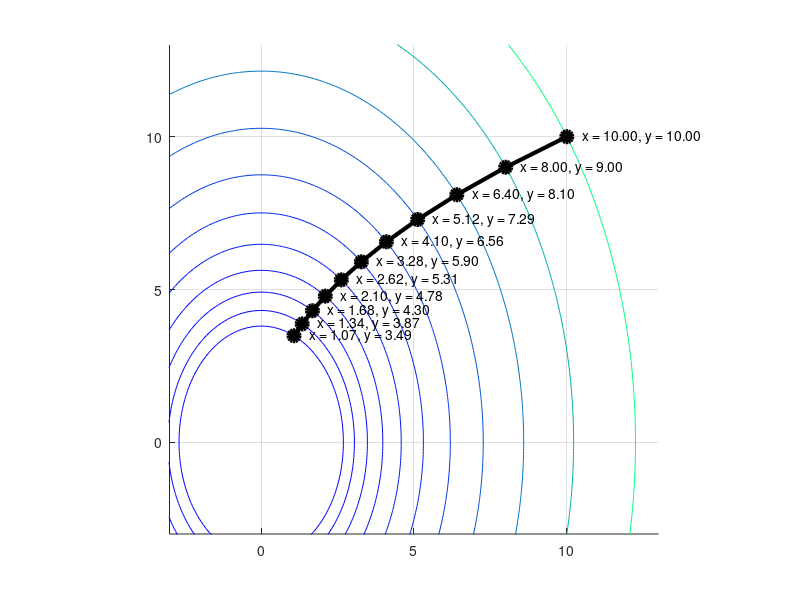

Write the MATLAB code that produced this figure.

f =@(x,y) x.^2 + .5 .* y.^2;
xgradient =@(x,y) 2.*x;
ygradient =@(x,y) y;

x0 = 10;
y0 = 10;


num_data_points = 11;
x_list = zeros(1,num_data_points);
y_list = zeros(1,num_data_points);
z_list = zeros(1,num_data_points);



x=x0;
y=y0;
theta = [0:.001:2*pi()]; 


hold all

for i=1:num_data_points
    x_list(1,i) = x;
    y_list(1,i) = y;
    z_list(1,i) = f(x,y);

    
    x = x - .1 * xgradient(x, y);
    y = y - .1 * ygradient(x,y);
    
    
%     plot(cos(theta), sqrt(f(x,y) ./ .5) .* sin(theta));
        

end

colormap winter
[X, Y] = meshgrid(-100:.1:100,-100:.1:100);
z=f(X,Y);
contour(X,Y,z,z_list(1,:))

plot(x_list, y_list, '-ko', 'linewidth', 3, 'markersize', 8, 'markerfacecolor', 'k');

grid on
axis equal

xlim([-3,13])
ylim([-3,13])

epsilon = .5;
for i=1:num_data_points
    textstring = sprintf('x = %.2f, y = %.2f', x_list(1,i), y_list(1,i));
    xtemp = x_list(1,i)+epsilon;
    ytemp = y_list(1,i);
    text(xtemp, ytemp, textstring);
    
    
end